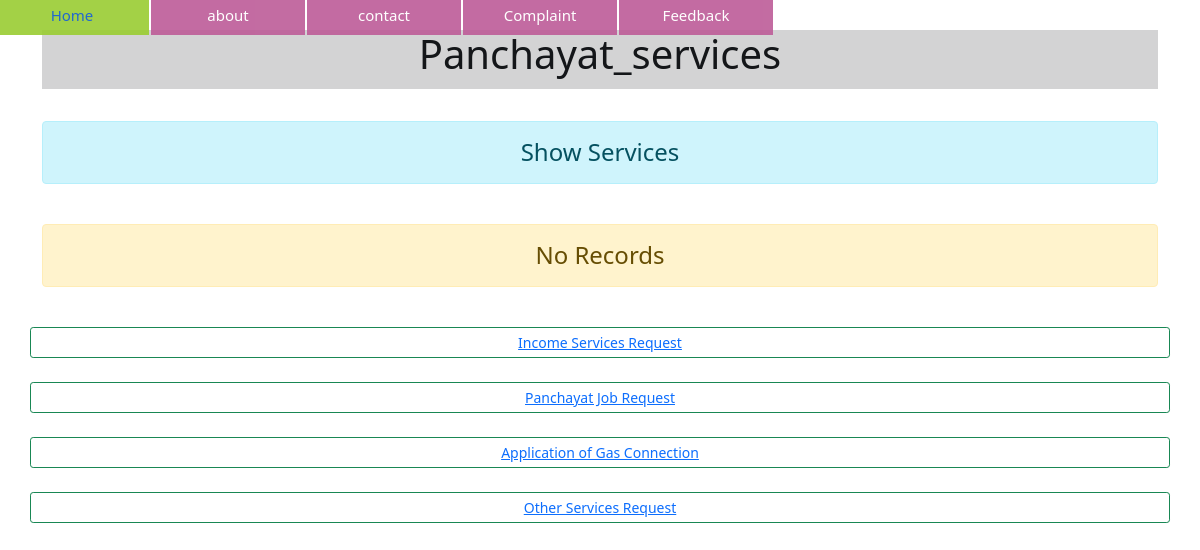
The app's page /shows, older data.
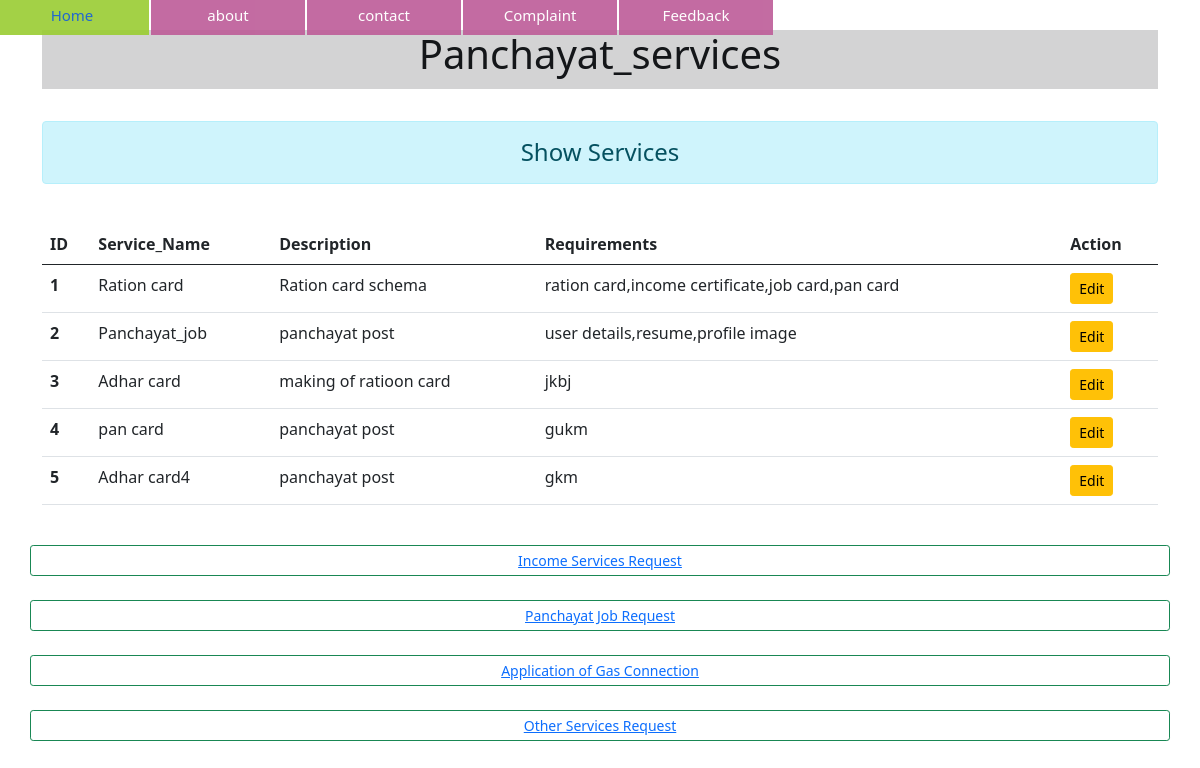
The same page, newer data.
### myapp/models.py (models this page shows)
class service(models.Model):
    service_id=models.AutoField(primary_key=True)
    user=models.ForeignKey(User,on_delete=models.CASCADE,default=True)
    service_name=models.CharField(max_length=50,unique=True)
    description=models.CharField(max_length=100,blank=True)
    requirements=models.CharField(max_length=300,blank=True)

### myapp/views.py (the view)
# urls.py: path("shows",views.shows,name='shows'),
def shows(request):
        stud= service.objects.all()
        return render(request,'svs/shows.html',{'stu':stud,})

### myapp/templates/svs/shows.html (shortened to what this page needs)
<!DOCTYPE html>
<html lang="en">
<head>
</head>
<body>
{% extends "svs/base2.html" %}
{% block content %}
  <div class="col-sm-12 offset-0">
    <br><h4 class="text-center alert alert-info">Show Services</h4><br>
    {%  if stu %}
      <table class="table table-hover">
          <thead>
            <tr>
              <th scope="col">ID</th>
              <th scope="col">Service_Name</th>
              <th scope="col">Description</th>
              <th scope="col">Requirements</th>
              <th>Action</th>
            </tr>
          </thead>
          <tbody>
            {% for st in stu %}
            <tr>
              <th scope="row">{{st.service_id}}</th>
              <td>{{st.service_name}}</td>
              <td>{{st.description}}</td>
              <td>{{st.requirements}}</td>
              <td>
                <a href="{% url 'updateservice' st.service_id %}" class="btn btn-warning btn-sm">Edit</a>
              </td>
            </tr>
            {% endfor %}
          </tbody>
      </table>
    {% else %}
    <h4 class="text-center alert alert-warning">No Records</h4>
    {% endif %}
    <br>
    <div class="row">
      <br>
      <button class="btn btn-sm btn-outline-success"><a id="ab" href="{% url 'showappl' %}">Income Services Request</a></button><br>
      </div>
      <br>
      <div class="row">
        <br>
        <button class="btn btn-sm btn-outline-success"><a id="ab" href="{% url 'showappl2' %}">Panchayat Job Request</a></button><br>
        </div>
        <br>
        <div class="row">
          <br>
          <button class="btn btn-sm btn-outline-success"><a id="ab" href="{% url 'showappl3' %}">Application of Gas Connection</a></button><br>
          </div>
          <br>
          <div class="row">
            <br>
            <button class="btn btn-sm btn-outline-success"><a id="ab" href="{% url 'showappl4' %}">Other Services Request</a></button><br>
            </div>
            <br>
</div>
{% endblock content %}

Row changes from the older to the newer data that the page shows:
added service: service_id "1", service_name "Ration card", description "Ration card schema", requirements "ration card,income certificate,job card,pan card"
added service: service_id "2", service_name "Panchayat_job", description "panchayat post", requirements "user details,resume,profile image"
added service: service_id "3", service_name "Adhar card", description "making of ratioon card", requirements "jkbj"
added service: service_id "4", service_name "pan card", description "panchayat post", requirements "gukm"
added service: service_id "5", service_name "Adhar card4", description "panchayat post", requirements "gkm"
Text that changed along with them:
text no longer shown: "No Records"
text now shown: "ID Service_Name Description Requirements Action"
